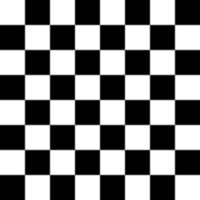
#> input picture skimage.data.checkerboard(), 200 x 200 px
$ jupyter execute --allow-errors RANSAC.ipynb   (shell and % lines are left out)   (older library calls are emulated)
#> lines starting #> are read from the running program, lines starting #| are printed output that depends on the picture; long printed decimals are rounded
[cell 1]
from __future__ import print_function

import numpy as np
from matplotlib import pyplot as plt

from skimage import data, io
from skimage.util import img_as_float
from skimage.feature import (corner_harris, corner_subpix, corner_peaks,
                             plot_matches)
from skimage.transform import warp, AffineTransform, pyramid_gaussian
from skimage.exposure import rescale_intensity
from skimage.color import rgb2gray
from skimage.measure import ransac


# generate synthetic checkerboard image and add gradient for the later matching
checkerboard = img_as_float(data.checkerboard())
img_orig = np.zeros(list(checkerboard.shape) + [3])
img_orig[..., 0] = checkerboard
gradient_r, gradient_c = np.mgrid[0:img_orig.shape[0],
                                  0:img_orig.shape[1]] / float(img_orig.shape[0])
img_orig[..., 1] = gradient_r
img_orig[..., 2] = gradient_c
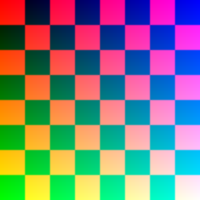
#> img_orig: shape (200, 200, 3) float64; mean of channels 0, 1, 2 0.5, 0.498, 0.497; drawn as R, G, B
img_orig = rescale_intensity(img_orig)
img_orig_gray = rgb2gray(img_orig)
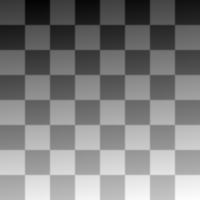
#> img_orig_gray: shape (200, 200) float64; min 0.00937, max 0.996, mean 0.498

# warp synthetic image
tform = AffineTransform(scale=(0.9, 0.9), rotation=0.2, translation=(20, -10))
img_warped = warp(img_orig, tform.inverse, output_shape=(200, 200))
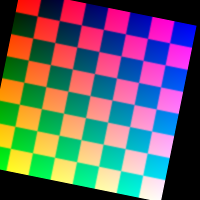
#> img_warped: shape (200, 200, 3) float64; mean of channels 0, 1, 2 0.395, 0.389, 0.402; drawn as R, G, B
img_warped_gray = rgb2gray(img_warped)
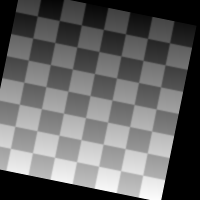
#> img_warped_gray: shape (200, 200) float64; min 0, max 0.992, mean 0.391

# extract corners using Harris' corner measure
coords_orig = corner_peaks(corner_harris(img_orig_gray), threshold_rel=0.001,
                           min_distance=5)
#> coords_orig = 49 pairs, first value 24 to 175, second value 24 to 175
coords_warped = corner_peaks(corner_harris(img_warped_gray),
                             threshold_rel=0.001, min_distance=5)
#> coords_warped = 68 pairs, first value 8 to 191, second value 8 to 190

# determine sub-pixel corner position
coords_orig_subpix = corner_subpix(img_orig_gray, coords_orig, window_size=9)
#> coords_orig_subpix = 49 pairs, first value 24.48 to 174.5, second value 24.36 to 174.6
coords_warped_subpix = corner_subpix(img_warped_gray, coords_warped,
                                     window_size=9)
#> coords_warped_subpix = 68 pairs, first value 7.42 to 192.7, second value 6.25 to 191.5


def gaussian_weights(window_ext, sigma=1):
    y, x = np.mgrid[-window_ext:window_ext+1, -window_ext:window_ext+1]
    g = np.zeros(y.shape, dtype=np.double)
    g[:] = np.exp(-0.5 * (x**2 / sigma**2 + y**2 / sigma**2))
    g /= 2 * np.pi * sigma * sigma
    return g


def match_corner(coord, window_ext=5):
    r, c =  np.round(coord).astype(np.intp)
    window_orig = img_orig[r-window_ext:r+window_ext+1,
                           c-window_ext:c+window_ext+1, :]

    # weight pixels depending on distance to center pixel
    weights = gaussian_weights(window_ext, 3)
    weights = np.dstack((weights, weights, weights))

    # compute sum of squared differences to all corners in warped image
    SSDs = []
    for cr, cc in coords_warped:
        window_warped = img_warped[cr-window_ext:cr+window_ext+1,
                                   cc-window_ext:cc+window_ext+1, :]
        SSD = np.sum(weights * (window_orig - window_warped)**2)
        SSDs.append(SSD)

    # use corner with minimum SSD as correspondence
    min_idx = np.argmin(SSDs)
    return coords_warped_subpix[min_idx]


# find correspondences using simple weighted sum of squared differences
src = []
dst = []
for coord in coords_orig_subpix:
    src.append(coord)
    dst.append(match_corner(coord))
#> this loop made 49 passes
#> coord on passes 1 to 12: [149.5, 74.36], [174.5, 74.64], [149.5, 49.64], [149.5, 99.64], [49.52, 149.6], [74.52, 74.64], [149.5, 174.4], [24.48, 99.36], [24.48, 149.4], [24.52, 24.64], [24.52, 174.6], [49.48, 124.4]
#> after the loop, dst = 49 pairs, first value 16.03 to 175.1, second value 10.51 to 169.7; src has the same summary as coords_orig_subpix
src = np.array(src)
dst = np.array(dst)


# estimate affine transform model using all coordinates
model = AffineTransform()
model.estimate(src, dst)

# robustly estimate affine transform model with RANSAC
model_robust, inliers = ransac((src, dst), AffineTransform, min_samples=3,
                               residual_threshold=2, max_trials=100)
outliers = inliers == False


# compare "true" and estimated transform parameters
print(tform.scale, tform.translation, tform.rotation)
print(model.scale, model.translation, model.rotation)
print(model_robust.scale, model_robust.translation, model_robust.rotation)
#| [0.8999 0.9001] [-10.001  19.974] -0.1999

# visualize correspondence
fig, ax = plt.subplots(nrows=2, ncols=1)

plt.gray()

inlier_idxs = np.nonzero(inliers)[0]
#> inlier_idxs = 33 values from 1 to 47
plot_matches(ax[0], img_orig_gray, img_warped_gray, src, dst,
             np.column_stack((inlier_idxs, inlier_idxs)), matches_color='b')
#> (this line was passed over: skimage is not available in this run)
ax[0].axis('off')
ax[0].set_title('Correct correspondences')

outlier_idxs = np.nonzero(outliers)[0]
#> outlier_idxs = [0, 2, 3, 4, 11, 12, 14, 16, 18, 19, 27, 39, 41, 42, 45, 48]
plot_matches(ax[1], img_orig_gray, img_warped_gray, src, dst,
             np.column_stack((outlier_idxs, outlier_idxs)), matches_color='r')
#> (this line was passed over: skimage is not available in this run)
ax[1].axis('off')
ax[1].set_title('Faulty correspondences')

[cell 2]
img0 = io.imread('../data/img/test043_TL/p1-D1-01b.jpg',as_grey=True)
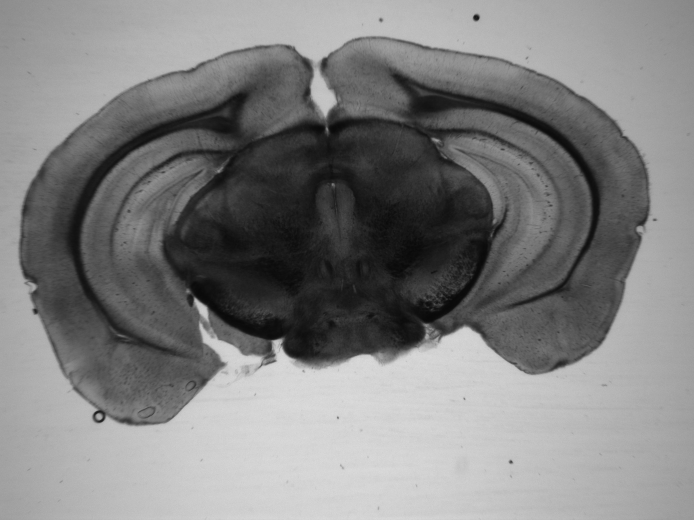
#> input picture data/img/test043_TL/p1-D1-01b.jpg, 1388 x 1040 px (shown at 1/2 size)
#> img0 is the input picture: shape (1040, 1388) float64; min 0.0275, max 0.886, mean 0.501
img1 = io.imread('../data/img/test043_TL/p1-F4-01b.jpg',as_grey=True)
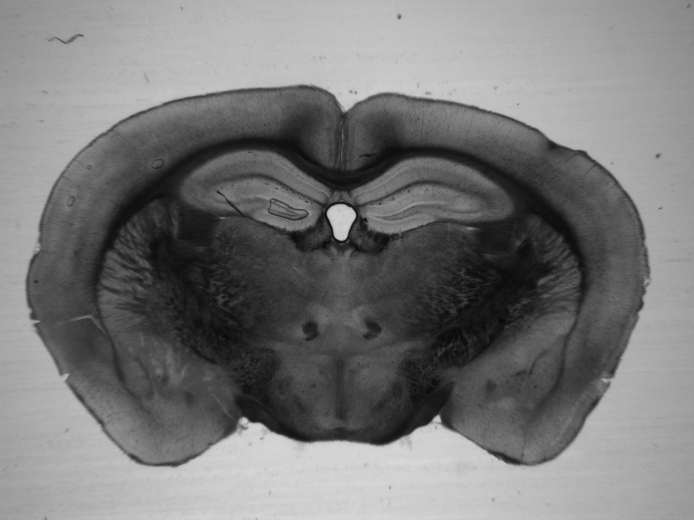
#> input picture data/img/test043_TL/p1-F4-01b.jpg, 1388 x 1040 px (shown at 1/2 size)
#> img1 is the input picture: shape (1040, 1388) float64; min 0.0275, max 0.886, mean 0.469

pyramid0 = tuple(pyramid_gaussian(img0, downscale=4))
#> pyramid0 = 7 items
pyramid1 = tuple(pyramid_gaussian(img1, downscale=4))
#> pyramid1 = 7 items

n = 2 #downsample parameter

img0 = pyramid0[n]
#> img0: shape (65, 87) float64
img1 = pyramid1[n]
#> img1: shape (65, 87) float64

# generate synthetic checkerboard image and add gradient for the later matching
checkerboard = img0
img_orig = np.zeros(list(checkerboard.shape) + [3])
img_orig[..., 0] = checkerboard
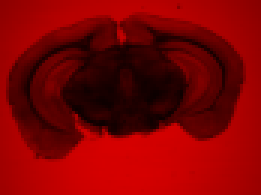
#> img_orig: shape (65, 87, 3) float64 (shown 3 times larger); mean of channels 0, 1, 2 0.501, 0, 0; drawn as R, G, B
gradient_r, gradient_c = np.mgrid[0:img_orig.shape[0],
                                  0:img_orig.shape[1]] / float(img_orig.shape[0])
img_orig[..., 1] = gradient_r
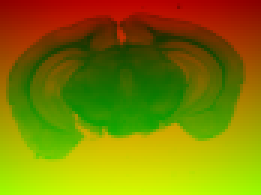
#> img_orig: shape (65, 87, 3) float64 (shown 3 times larger); mean of channels 0, 1, 2 0.501, 0.492, 0; drawn as R, G, B
img_orig[..., 2] = gradient_c
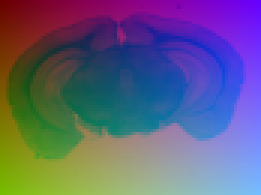
#> img_orig: shape (65, 87, 3) float64 (shown 3 times larger); mean of channels 0, 1, 2 0.501, 0.492, 0.662; drawn with min black and max white
img_orig = rescale_intensity(img_orig)
img_orig_gray = rgb2gray(img_orig)
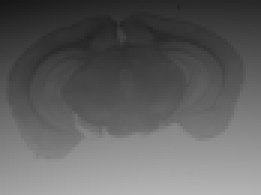
#> img_orig_gray: shape (65, 87) float64 (shown 3 times larger); min 0.089, max 0.709, mean 0.383

img_orig_gray.shape
#> Out = (65, 87)

[cell 3]
# warp synthetic image
tform = AffineTransform(scale=(0.9, 0.9), rotation=0.2, translation=(20, -10))
img_warped = img1
img_warped_gray = rgb2gray(img_warped)

# extract corners using Harris' corner measure
coords_orig = corner_peaks(corner_harris(img_orig_gray), threshold_rel=0.001,
                           min_distance=5)
#> coords_orig = empty array
coords_warped = corner_peaks(corner_harris(img_warped_gray),
                             threshold_rel=0.001, min_distance=5)
#> coords_warped = 18 rows, first 8: [28, 42], [53, 54], [53, 30], [12, 43], [18, 50], [57, 64], [26, 63], [17, 35]

# determine sub-pixel corner position
coords_orig_subpix = corner_subpix(img_orig_gray, coords_orig, window_size=9)
#> coords_orig_subpix = empty array
coords_warped_subpix = corner_subpix(img_warped_gray, coords_warped,
                                     window_size=9)
#> coords_warped_subpix = 18 rows, first 8: [27.36, 42.31], [52.26, 53.84], [52.31, 31.01], [12.72, 42.95], [nan, nan], [nan, nan], [nan, nan], [nan, nan]


def gaussian_weights(window_ext, sigma=1):
    y, x = np.mgrid[-window_ext:window_ext+1, -window_ext:window_ext+1]
    g = np.zeros(y.shape, dtype=np.double)
    g[:] = np.exp(-0.5 * (x**2 / sigma**2 + y**2 / sigma**2))
    g /= 2 * np.pi * sigma * sigma
    return g


def match_corner(coord, window_ext=5):
    r, c =  np.round(coord).astype(np.intp)
    window_orig = img_orig[r-window_ext:r+window_ext+1,
                           c-window_ext:c+window_ext+1, :]

    # weight pixels depending on distance to center pixel
    weights = gaussian_weights(window_ext, 3)
    weights = np.dstack((weights, weights, weights))

    # compute sum of squared differences to all corners in warped image
    SSDs = []
    for cr, cc in coords_warped:
        window_warped = img_warped[cr-window_ext:cr+window_ext+1,
                                   cc-window_ext:cc+window_ext+1, :]
        SSD = np.sum(weights * (window_orig - window_warped)**2)
        SSDs.append(SSD)

    # use corner with minimum SSD as correspondence
    min_idx = np.argmin(SSDs)
    return coords_warped_subpix[min_idx]


# find correspondences using simple weighted sum of squared differences
src = []
dst = []
for coord in coords_orig_subpix:
    src.append(coord)
    dst.append(match_corner(coord))
#> this loop made 0 passes
#> after the loop, dst = []; src = []
src = np.array(src)
#> src = empty array
dst = np.array(dst)
#> dst = empty array


# estimate affine transform model using all coordinates
model = AffineTransform()
#> (the rest of this cell did not finish here and is left out)
